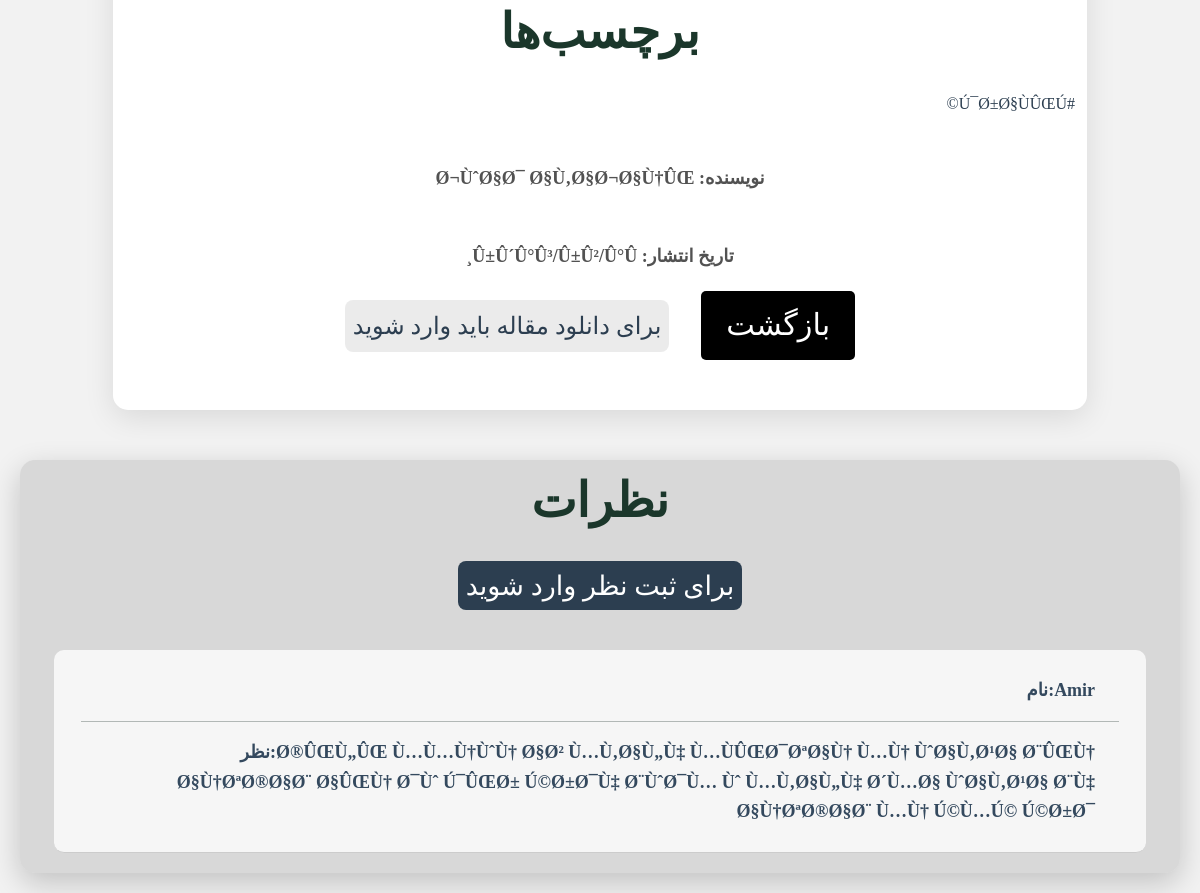
Page /maqale ha/blog/index.php?id=13 (lower part) on the earlier database version.
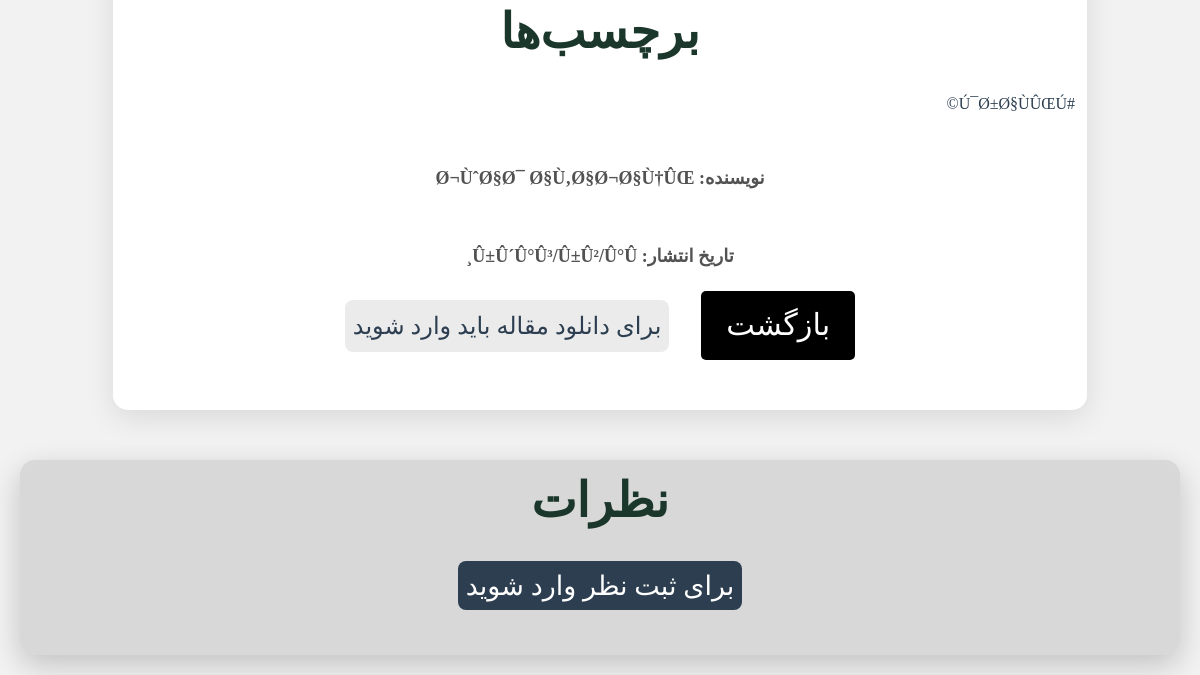
Same page on the later database version.
### tables this page shows
CREATE TABLE `blogs` (
  `id` int(11) NOT NULL,
  `title` varchar(255) NOT NULL,
  `caption` text NOT NULL,
  `writer` varchar(255) NOT NULL,
  `date` varchar(255) NOT NULL,
  `readtime` int(11) NOT NULL,
  `image` varchar(255) NOT NULL,
  `tags` text NOT NULL
);

CREATE TABLE `coment` (
  `id` int(11) NOT NULL,
  `post` int(11) NOT NULL,
  `userid` varchar(255) NOT NULL,
  `text` varchar(255) NOT NULL,
  `user_email` varchar(255) NOT NULL
);

### maqale ha/blog/index.php (the view, shortened to what this page needs)
<?php
include '../../database/db.php';
$id = intval($_GET['id']);
$selectblog = $conn->prepare("SELECT * FROM blogs WHERE id = ?");
$selectblog->bindValue(1, $id, PDO::PARAM_INT);
$selectblog->execute();
$blogs = $selectblog->fetchAll(PDO::FETCH_ASSOC);
$select = $conn->prepare("SELECT * FROM coment WHERE post = ? ORDER BY id DESC");
$select->bindValue(1, $id, PDO::PARAM_INT);
$select->execute();
$comnts = $select->fetchAll(PDO::FETCH_ASSOC);
foreach ($blogs as $b) {
    $tagss = explode(',', $b['tags']);
}
?>
<!DOCTYPE html>
<html lang="fa">
    <link rel="stylesheet" href="style.css">
    <link rel="stylesheet" href="./comment.css">
<link rel="stylesheet" id="simple-image-popup-css" href="../../srcfiles/simple-image-popup.css" type="text/css" media="all">
<link rel="stylesheet" href="../../srcfiles/classic.css"><link rel="stylesheet" href="../../srcfiles/style.7a857bdd.css">	<link rel="stylesheet" as="style" href="../../srcfiles/font.css" onload="this.onload=null;this.rel='stylesheet'">
	<link rel="stylesheet" href="../../srcfiles/aos.css" as="style" onload="this.onload=null;this.rel='stylesheet'">
<link rel="stylesheet" id="simple-image-popup-css" href="../../srcfiles/simple-image-popup.css" type="text/css" media="all">
<link rel="stylesheet" href="../../srcfiles/classic.css"><link rel="stylesheet" href="../../srcfiles/style.7a857bdd.css">	<link rel="stylesheet" as="style" href="../../srcfiles/font.css" onload="this.onload=null;this.rel='stylesheet'">
</head>
<body style="background-color: rgba(0, 0, 0, 0.05);">
    <div class="container" dir="rtl">
        <?php foreach ($blogs as $blog): ?>
            <h2>برچسب‌ها</h2>
            <?php foreach ($tagss as $tags): ?>
                <span>#<?= htmlspecialchars($tags) ?></span>
            <?php endforeach; ?>
            <p class="nevisande"> نویسنده: <?= htmlspecialchars($blog['writer']) ?></p>
            <p class="nevisande"> تاریخ انتشار: <?= htmlspecialchars($blog['date']) ?></p>
        <?php endforeach; ?>
<div class="secCom">
  <a href="../maqale.php"><button class="read-more">بازگشت</button></a>
  <?php if (isset($_SESSION['user_email'])):?>
<div style="text-align: center; margin-top: 20px;">
  <form action="../../pdf.php" method="post" target="_blank">
      <input type="hidden" name="blog_id" value="<?= htmlspecialchars($id) ?>">
      <button dir="rtl" type="submit" class="download-pdf down"> <svg xmlns="http://www.w3.org/2000/svg" width="24" height="24" viewBox="0 0 24 24" style="fill: var(--text-color)"><path d="m12 16 4-5h-3V4h-2v7H8z"></path><path d="M20 18H4v-7H2v7c0 1.103.897 2 2 2h16c1.103 0 2-.897 2-2v-7h-2v7z"></path></svg> <p>دانلود این مقاله با فرمت pdf</p></button>
  </form>
</div>
<?php else:?>
<div class="not-login">
<a  target="_blank" href="../../login/login.php"><button id="login-pdf" class="down" >برای دانلود مقاله باید وارد شوید</button></a>
</div>
<?php endif;?>
</div>
    </div>
    <div class="coment-body">
            <div class="comments-section">
                <h2>نظرات</h2>
        <?php if (isset($_SESSION['user_email'])):?>
                <?php if (isset($_SESSION['message'])): ?>
                    <p class="success"><?= $_SESSION['message'] ?></p>
                    <?php unset($_SESSION['message']); ?>
                <?php endif; ?>
                <?php if (isset($_SESSION['error'])): ?>
                    <p class="error"><?= $_SESSION['error'] ?></p>
                    <?php unset($_SESSION['error']); ?>
                <?php endif; ?>
                <form class="comment-form" method="post" dir="rtl">
                    <input type="text" name="userid" placeholder="نام خود را وارد کنید..." required>
                    <textarea name="text" placeholder="نظر خود را اینجا بنویسید..." required></textarea>
                    <button type="submit" name="submit">ارسال نظر</button>
                </form>
                <?php else:?>
                  <h4> <a style="text-decoration: none;"  href="../../login/login.php">برای ثبت نظر  وارد شوید </a></h4>
                <?php endif;?>
                <div id="comments-list">
                    <?php foreach ($comnts as $co): ?>
                        <div class="comment">
                            <p class="comName"><strong> نام:<?= htmlspecialchars($co['userid']) ?> </p>
                            <p class="comText"></strong> نظر:<?= nl2br(htmlspecialchars($co['text'])) ?> </p>
                        </div>
                    <?php endforeach; ?>
                </div>
            </div>
        </div>
</body>
</html>

Differences in the rows shown:
removed coment: userid "Amir", text "Ø®ÛŒÙ„ÛŒ Ù…Ù…Ù†ÙˆÙ† Ø§Ø² Ù…Ù‚Ø§Ù„Ù‡ Ù…ÙÛŒØ¯ØªØ§Ù† Ù…Ù† ÙˆØ§Ù‚Ø¹Ø§ Ø¨ÛŒÙ† Ø§Ù†ØªØ®Ø§Ø¨ Ø§ÛŒÙ† Ø¯Ùˆ Ú¯ÛŒØ± Ú©Ø±Ø¯Ù‡ Ø¨ÙˆØ¯Ù… Ùˆ Ù…Ù‚Ø§Ù„Ù‡ Ø´Ù…Ø§ ÙˆØ§Ù‚Ø¹Ø§ Ø¨Ù‡ Ø§Ù†ØªØ®Ø§Ø¨ Ù…Ù† Ú©Ù…Ú© Ú©Ø±Ø¯"
